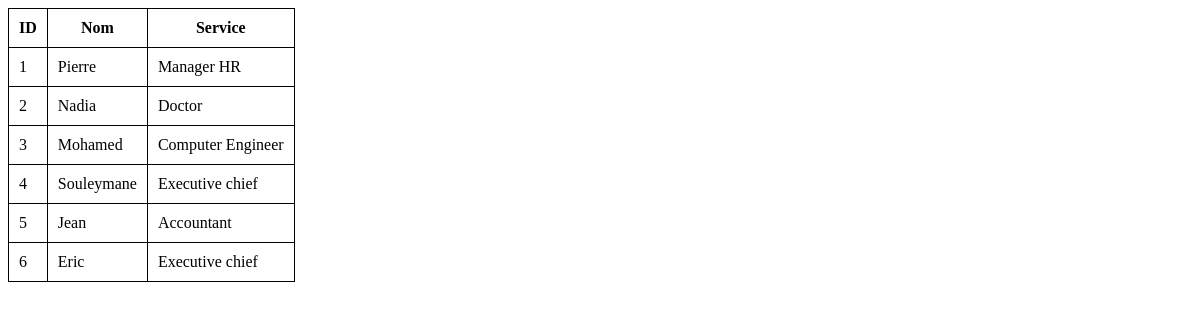
The app's page /tp3-4/exo2-5.php with its own data.
### tables this page shows
CREATE TABLE PERSi (
  id INT NOT NULL AUTO_INCREMENT,
  name VARCHAR(30),
  service INT,
  PRIMARY KEY (id),
  FOREIGN KEY (service) REFERENCES SERVi(id)
);

CREATE TABLE SERVi (
  id INT NOT NULL AUTO_INCREMENT,
  name VARCHAR(100),
  PRIMARY KEY (id)
);

### tp3-4/exo2-5.php (the view, shortened to what this page needs)
<?php
    $connection = PDOConnection();
    $sql = "SELECT PERSi.id as pid, PERSi.name as pname, SERVi.name as sname
            FROM PERSi, SERVi
            WHERE PERSi.service = SERVi.id";
    $statement = $connection->prepare($sql);
    $statement->execute();
?>
<!DOCTYPE html>
<html lang="en">
    <head>
        <link rel="stylesheet" href="style.css">
    </head>
    <body>
        <table>
            <tr>
                <th>ID</th>
                <th>Nom</th>
                <th>Service</th>
            </tr>
            <?php while($data = $statement->fetch()) : ?>
            <tr>
                    <td><?= $data['pid'] ?></td>
                    <td><?= $data['pname'] ?></td>
                    <td><?= $data['sname'] ?></td>
            </tr>
            <?php endwhile; ?>
        </table>
    </body>
</html>

### tp3-4/style.css (style rules this page uses)
table { border-collapse: collapse; }
td, th { border: 1px solid black; padding: 10px; }

### records on screen
persi: id "1", name "Pierre", service.name "Manager HR"
persi: id "2", name "Nadia", service.name "Doctor"
persi: id "3", name "Mohamed", service.name "Computer Engineer"
persi: id "4", name "Souleymane", service.name "Executive chief"
persi: id "5", name "Jean", service.name "Accountant"
persi: id "6", name "Eric", service.name "Executive chief"
